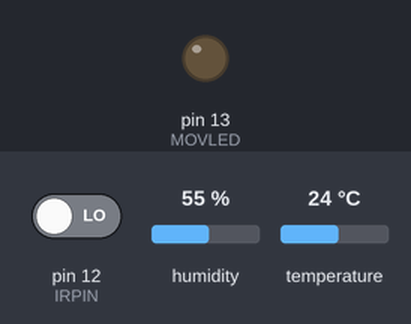
The sketch below on a simulated Arduino Uno, built for the host (arithmetic inside an expression is 32-bit, double 64-bit). Parts: output pins drawn as LEDs (lit = HIGH). The inputs (shaded band) are chosen by the test bench; at power-on: pin 12 (IRPIN) LOW, humidity 55 %, temperature 24 °C. WiFi joins after 1.5 s; servers stay silent unless stated.

Above: at 3.0 s.
3.1 s: pin 12 (IRPIN) driven HIGH
At 4.5 s:
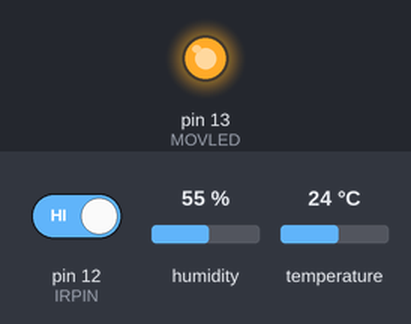
5.3 s: pin 12 (IRPIN) driven LOW
At 6.8 s:
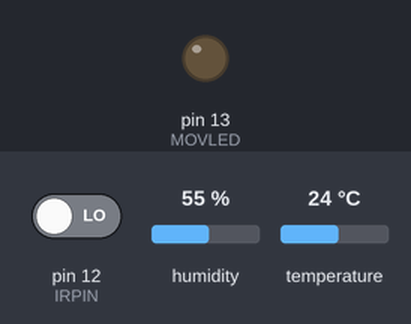
Timing chart, 0 to 8.3 s (numbered marks = the images above; inputs shaded):
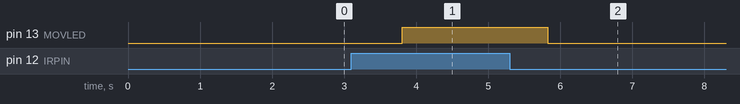

The sketch:

ProjSerial.ino
```cpp
#include <SoftwareSerial.h>
#include <BlynkSimpleStream.h>
#include <DHT.h>

#define DHTPIN 2
#define BLYNK_PRINT SwSerial
#define EVHUM 0
#define EVTEMP 1
#define EVMOV 2
#define IRPIN 12
#define MOVLED 13
#define SYSLED 11

char auth[] = "KjRZz0ewLqAP38p2kX6_TqnLXuWoYumK";
unsigned long lastNotification;
unsigned long currentMillis;
const unsigned long delayNotificationMillis = 60000;
bool notificationAllowed[5] = {true, true, true, true, true};
bool systemDisabled = false;
float humLimit = 75;
float tempLimit = 25;

SoftwareSerial SwSerial(10, 11); // RX, TX
WidgetTerminal terminal(V1);


// Uncomment whatever type you're using!
#define DHTTYPE DHT11     // DHT 11
//#define DHTTYPE DHT22   // DHT 22, AM2302, AM2321
//#define DHTTYPE DHT21   // DHT 21, AM2301

DHT dht(DHTPIN, DHTTYPE);
BlynkTimer timer;

BLYNK_CONNECTED() {
  // Request Blynk server to re-send latest values for all pins
  Blynk.syncAll();
}

void sendSensor()
{
  terminal.flush(); //mi assicuro che il terminale non arrivi spezzettato

  float h = dht.readHumidity();
  float t = dht.readTemperature(); // or dht.readTemperature(true) for Fahrenheit

  if (isnan(h) || isnan(t)) {
    SwSerial.println("Failed to read from DHT sensor!");
    return;
  }
  // You can send any value at any time.
  // Please don't send more that 10 values per second.
  Blynk.virtualWrite(V5, h);
  Blynk.virtualWrite(V6, t);

  //IL SISTEMA VIENE DISABILITATO MA DOPO AVERE COMUNQUE PRESO TEMP E HUM
  if (systemDisabled == 1) {
    digitalWrite(SYSLED, LOW);
    digitalWrite(MOVLED, LOW);
    return; //Se il sistema è disabilitato, non fa nulla
  }
  digitalWrite(SYSLED, HIGH);

  //GESTISCO LE NOTIFICHE DEI SENSORI
  if (h > humLimit) {
    if (notificationAllowed[EVHUM] == true) {
      notificationAllowed[EVHUM] = false;
      String notifica = "L'umidità ha raggiunto valori troppo elevati: ";
      notifica += h;
      notifica += "%";
      //Blynk.email("Umidità", notifica); //Esempio di email
      Blynk.notify(notifica);
    }
  }
  else {
    notificationAllowed[EVHUM] = true;
  }

  if (t > tempLimit) {
    if (notificationAllowed[EVTEMP] == true) {
      notificationAllowed[EVTEMP] = false;
      String notifica = "La temperatura ha raggiunto valori troppo elevati: ";
      notifica += t;
      notifica += " C";
      //Blynk.email("Temperatura", notifica); //Esempio di email
      Blynk.notify(notifica);
    }
  }
  else {
    notificationAllowed[EVTEMP] = true;
  }

  if (digitalRead(IRPIN) == HIGH) {
    digitalWrite(MOVLED, HIGH);
    terminal.println("Movimento Rilevato");
    if (notificationAllowed[EVMOV] == true) {
      notificationAllowed[EVMOV] = false;
      String notifica = "Rilevato un movimento!";
      //Blynk.email("Temperatura", notifica); //Esempio di email
      Blynk.notify(notifica);
    }
  }
  else {
    digitalWrite(MOVLED, LOW);
    timer.setInterval(60000L, enableMovementNotification);
  }
}

void setup()
{
  // Debug console
  SwSerial.begin(9600);
  lastNotification = millis();
  syncWidgets();

  // Blynk will work through Serial
  // Do not read or write this serial manually in your sketch
  Serial.begin(9600);
  Blynk.begin(Serial, auth);
  pinMode(13, OUTPUT);

  dht.begin();

  // Setup a function to be called every second
  timer.setInterval(1000L, sendSensor);
  //Ogni secondo stampa a terminale quali notifiche sono consentite e quali no
  timer.setInterval(5000L, debugSystem);
  timer.setInterval(1000L, syncWidgets);

}

void loop()
{
  Blynk.run();
  timer.run();

}

//Per il movimento è necessario usare timer per resettare le notifiche
void enableMovementNotification() {
  notificationAllowed[EVMOV] = true;
}

void debugSystem() {
  terminal.println("");
  terminal.print("HumLimit:" );
  terminal.println(humLimit);
  terminal.print("TempLimit: ");
  terminal.println(tempLimit);
  for (int i = 0; i < 3; i++) {
    if (notificationAllowed[i]) {
      terminal.print(i);
      terminal.print(":allowed at ms ");
    }
    else {
      terminal.print(i);
      terminal.print(":NOT ALLOWED at ms ");
    }
    terminal.println(millis());
    terminal.flush();
  }
  if (systemDisabled == 1) {
    terminal.println("System Disabled");
  }
  else {
    terminal.println("Sistem Enabled");
  }
}

void syncWidgets() {
Blynk.virtualWrite(V3, tempLimit);
Blynk.virtualWrite(V2, humLimit);
Blynk.virtualWrite(V0, systemDisabled);
}

BLYNK_WRITE(V0)  {
  systemDisabled = param.asInt();
}

BLYNK_WRITE(V3)  {
  tempLimit = param.asFloat();
  terminal.print("Temp Limit: ");
  terminal.println(tempLimit);
}

BLYNK_WRITE(V2)  {
  humLimit = param.asFloat();
  terminal.print("Hum Limit: ");
  terminal.println(humLimit);
}
```

Measured:
- after the input at 3.1 s, pin 13 (MOVLED): LOW → HIGH after 0.70 s
- after the input at 5.3 s, pin 13 (MOVLED): HIGH → LOW after 0.53 s
